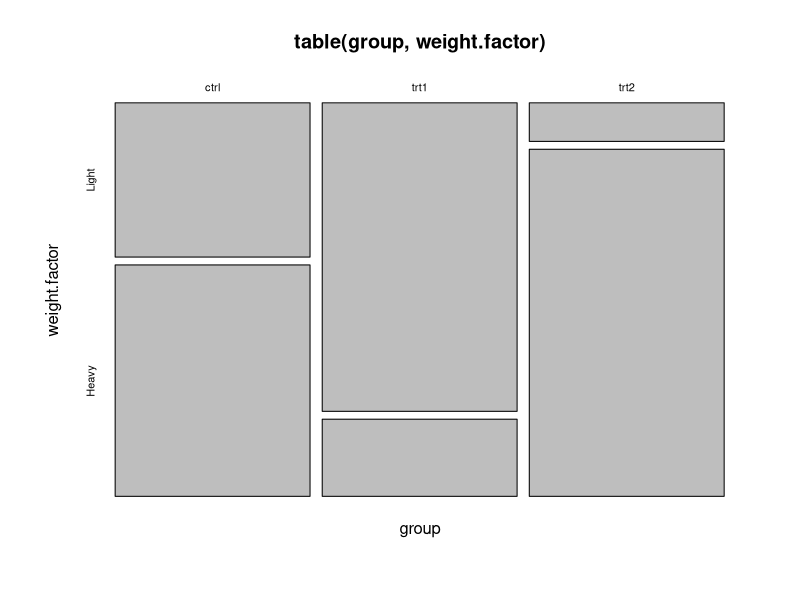
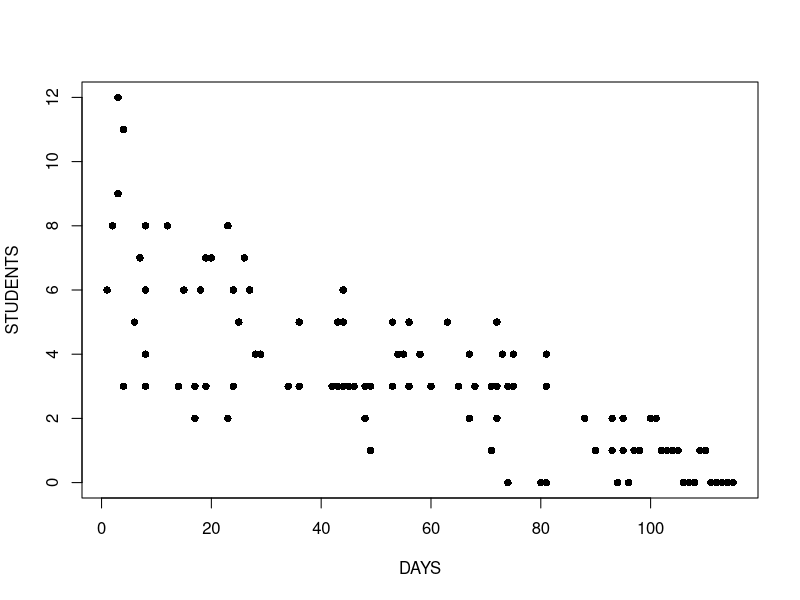

Source code (R) for these figures, in order:
## ---- chunk 1
head(PlantGrowth)
## ---- chunk 2
attach(PlantGrowth)
weight.factor<- cut(weight, 2, labels=c('Light', 'Heavy')) # binarize weights
plot(table(group, weight.factor))
## ---- chunk 3
glm.1<- glm(weight.factor~group, family=binomial)
summary(glm.1)
## ---- chunk 4
anova(glm.1, test='LRT')
## ---- chunk 5
predict(glm.1, type='response')
## ---- chunk 6
detach(PlantGrowth)
## ---- chunk 7
data('Pima.te', package='MASS') # Loads data
head(Pima.te)
## ---- chunk 8
glm.2<- step(glm(type~., data=Pima.te, family=binomial(link='probit')))
summary(glm.2)
## ---- chunk 9
cases <-  
structure(list(Days = c(1L, 2L, 3L, 3L, 4L, 4L, 4L, 6L, 7L, 8L, 
8L, 8L, 8L, 12L, 14L, 15L, 17L, 17L, 17L, 18L, 19L, 19L, 20L, 
23L, 23L, 23L, 24L, 24L, 25L, 26L, 27L, 28L, 29L, 34L, 36L, 36L, 
42L, 42L, 43L, 43L, 44L, 44L, 44L, 44L, 45L, 46L, 48L, 48L, 49L, 
49L, 53L, 53L, 53L, 54L, 55L, 56L, 56L, 58L, 60L, 63L, 65L, 67L, 
67L, 68L, 71L, 71L, 72L, 72L, 72L, 73L, 74L, 74L, 74L, 75L, 75L, 
80L, 81L, 81L, 81L, 81L, 88L, 88L, 90L, 93L, 93L, 94L, 95L, 95L, 
95L, 96L, 96L, 97L, 98L, 100L, 101L, 102L, 103L, 104L, 105L, 
106L, 107L, 108L, 109L, 110L, 111L, 112L, 113L, 114L, 115L), 
    Students = c(6L, 8L, 12L, 9L, 3L, 3L, 11L, 5L, 7L, 3L, 8L, 
    4L, 6L, 8L, 3L, 6L, 3L, 2L, 2L, 6L, 3L, 7L, 7L, 2L, 2L, 8L, 
    3L, 6L, 5L, 7L, 6L, 4L, 4L, 3L, 3L, 5L, 3L, 3L, 3L, 5L, 3L, 
    5L, 6L, 3L, 3L, 3L, 3L, 2L, 3L, 1L, 3L, 3L, 5L, 4L, 4L, 3L, 
    5L, 4L, 3L, 5L, 3L, 4L, 2L, 3L, 3L, 1L, 3L, 2L, 5L, 4L, 3L, 
    0L, 3L, 3L, 4L, 0L, 3L, 3L, 4L, 0L, 2L, 2L, 1L, 1L, 2L, 0L, 
    2L, 1L, 1L, 0L, 0L, 1L, 1L, 2L, 2L, 1L, 1L, 1L, 1L, 0L, 0L, 
    0L, 1L, 1L, 0L, 0L, 0L, 0L, 0L)), .Names = c("Days", "Students"
), class = "data.frame", row.names = c(NA, -109L))
attach(cases)
head(cases) 
## ---- chunk 10
plot(Days, Students, xlab = "DAYS", ylab = "STUDENTS", pch = 16)
## ---- chunk 11
glm.3 <- glm(Students ~ Days, family = poisson)
summary(glm.3)
## ---- chunk 12
detach(cases)
